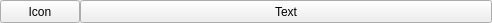
<?xml version="1.0" encoding="UTF-8"?>
<ui version="4.0">
 <class>ComplexButton</class>
 <widget class="QFrame" name="ComplexButton">
  <property name="geometry">
   <rect>
    <x>0</x>
    <y>0</y>
    <width>492</width>
    <height>23</height>
   </rect>
  </property>
  <property name="sizePolicy">
   <sizepolicy hsizetype="Minimum" vsizetype="Expanding">
    <horstretch>0</horstretch>
    <verstretch>0</verstretch>
   </sizepolicy>
  </property>
  <property name="mouseTracking">
   <bool>true</bool>
  </property>
  <property name="windowTitle">
   <string>Frame</string>
  </property>
  <property name="styleSheet">
   <string notr="true"/>
  </property>
  <layout class="QHBoxLayout" name="horizontalLayout">
   <property name="spacing">
    <number>0</number>
   </property>
   <property name="leftMargin">
    <number>0</number>
   </property>
   <property name="topMargin">
    <number>0</number>
   </property>
   <property name="rightMargin">
    <number>0</number>
   </property>
   <property name="bottomMargin">
    <number>0</number>
   </property>
   <item>
    <widget class="QPushButton" name="IconButton">
     <property name="sizePolicy">
      <sizepolicy hsizetype="Maximum" vsizetype="Expanding">
       <horstretch>0</horstretch>
       <verstretch>0</verstretch>
      </sizepolicy>
     </property>
     <property name="text">
      <string>Icon</string>
     </property>
    </widget>
   </item>
   <item>
    <widget class="QPushButton" name="TextButton">
     <property name="sizePolicy">
      <sizepolicy hsizetype="Minimum" vsizetype="Expanding">
       <horstretch>0</horstretch>
       <verstretch>0</verstretch>
      </sizepolicy>
     </property>
     <property name="text">
      <string>Text</string>
     </property>
    </widget>
   </item>
  </layout>
 </widget>
 <resources/>
 <connections/>
</ui>
